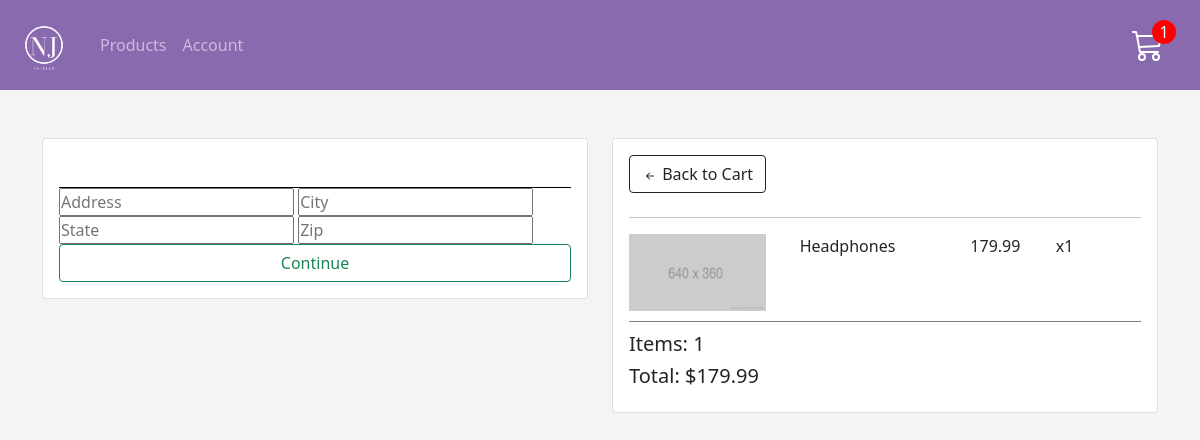
The app's page /shop/checkout/ (signed in) with its own data.
### store/models.py (models this page shows, shortened)
class OrderItem(models.Model):
    product = models.ForeignKey(Product, on_delete=models.SET_NULL, null=True)
    order = models.ForeignKey(Order, on_delete=models.SET_NULL, null=True)
    quantity = models.IntegerField(default=0, null=True, blank=True)
    date_added = models.DateTimeField(auto_now_add=True)
    @property
    def get_total(self):
        total = self.product.price * self.quantity
        return total

class Product(models.Model):
    name = models.CharField(max_length=200)
    price = models.DecimalField(max_digits=7, decimal_places=2)
    digital = models.BooleanField(default=False, null=True, blank=True)
    image = models.ImageField(null=True, blank=True)

class Order(models.Model):
    customer = models.ForeignKey(
        Customer, on_delete=models.SET_NULL, null=True, blank=True
    )
    date_ordered = models.DateTimeField(auto_now_add=True)
    complete = models.BooleanField(default=False, null=True, blank=False)
    transaction_id = models.CharField(max_length=100, null=True)
    @property
    def get_cart_total(self):
        orderitems = self.orderitem_set.all()
        total = sum([item.get_total for item in orderitems])
        return total
    @property
    def get_cart_items(self):
        orderitems = self.orderitem_set.all()
        total = sum([item.quantity for item in orderitems])
        return total
    @property
    def shipping(self):
        shipping = False
        orderitems = self.orderitem_set.all()
        for i in orderitems:
            if i.product.digital == False:
                shipping = True
        return shipping

### store/views.py (the view)
# urls.py: path("checkout/", views.checkout, name="checkout"),
def checkout(request):
    data = cartData(request)
    items = data["items"]
    order = data["order"]
    cartItems = data["cartItems"]
    context = {
        "items": items,
        "order": order,
        "cartItems": cartItems,
        "title": "Checkout",
    }
    return render(request, "store/checkout.html", context)

### store/utils.py (called while the page is built)
def cartData(request):
    if request.user.is_authenticated:
        customer = request.user.customer
        order, created = Order.objects.get_or_create(customer=customer, complete=False)
        items = order.orderitem_set.all()
        cartItems = order.get_cart_items
    else:
        cookieData = cookieCart(request)
        items = cookieData["items"]
        order = cookieData["order"]
        cartItems = cookieData["cartItems"]
    return {"cartItems": cartItems, "order": order, "items": items}

### store/templates/store/checkout.html (shortened to what this page needs)
{% extends 'store/main.html' %}
{% load static %}
{% block content %}
<div class="row pt-5">
    <div class="col-md-6">
        <div class="checkout-form" >
            <div class="card p-3" id='form-wrapper'>
                <form id='form' action="">
                    <div class="personal-info" id='user-info'>
                    </div>
                    <div id="shipping-info">
                        <input type="text" name="address" placeholder="Address">
                        <input type="text" name="city" placeholder="City">
                        <input type="text" name="state" placeholder="State">
                        <input type="text" name="zip" placeholder="Zip">
                    </div>
                    <input id="enter-shipping-info" class="btn btn-outline-success w-100" value="Continue" type="submit">
                </form>
                </div>
            </div>
    </div>
    <div class="col-md-6">
        <div class="card">
            <div class="card-body">
                <div class="top-order-summary mb-4">
                    <a href="" class="btn btn-outline-dark">
                        <svg xmlns="http://www.w3.org/2000/svg" width="16" height="16" fill="currentColor" class="bi bi-arrow-left-short" viewBox="0 0 16 16">
                            <path fill-rule="evenodd" d="M12 8a.5.5 0 0 1-.5.5H5.707l2.147 2.146a.5.5 0 0 1-.708.708l-3-3a.5.5 0 0 1 0-.708l3-3a.5.5 0 1 1 .708.708L5.707 7.5H11.5a.5.5 0 0 1 .5.5z"/>
                        </svg>
                        Back to Cart</a>
                </div>
                <hr>
                {% for item in items %}
                <div class="cart-row">
                    <div style="flex:2"><img class='row-img' src="{% static 'images/store_placeholder.png' %}" alt=""></div>
                    <div style="flex:2">{{ item.product.name }}</div>
                    <div style="flex: 1;">{{ item.product.price|floatformat:2 }}</div>
                    <div style="flex: 1;">
                        x{{ item.quantity }}
                    </div>
                </div>
                {% endfor %}
                <div class="checkout-total-container">
                    <h5>Items: {{ order.get_cart_items }}</h5>
                    <h5>Total: ${{ order.get_cart_total|floatformat:2 }}</h5>
                </div>
            </div>
        </div>
    </div>
</div>
{% endblock content %}

### static/css/style.css (style rules this page uses)
* { box-sizing: border-box; padding: 0; margin: 0; }
body { background: rgba(200, 200, 200, 0.2); }
a { text-decoration: none; color: black; }
.cart-row { display: flex; align-items: stretch; padding-bottom: 10px; margin-bottom: 10px; border-bottom: 1px solid grey; }
.row-img { width: 80%; }
.personal-info { display: grid; grid-template-columns: repeat(2, 50%); border-bottom: 1px solid black; padding: 1rem; }
.checkout-form { position: relative; }
#enter-shipping-info { transition: 0.5s linear all; }

### records on screen
OrderItem: product.name "Headphones", product.price "179.99", quantity "1"
Order: get_cart_items "1", get_cart_total "179.99"

### other values on screen
{{ cartItems }} "1"
